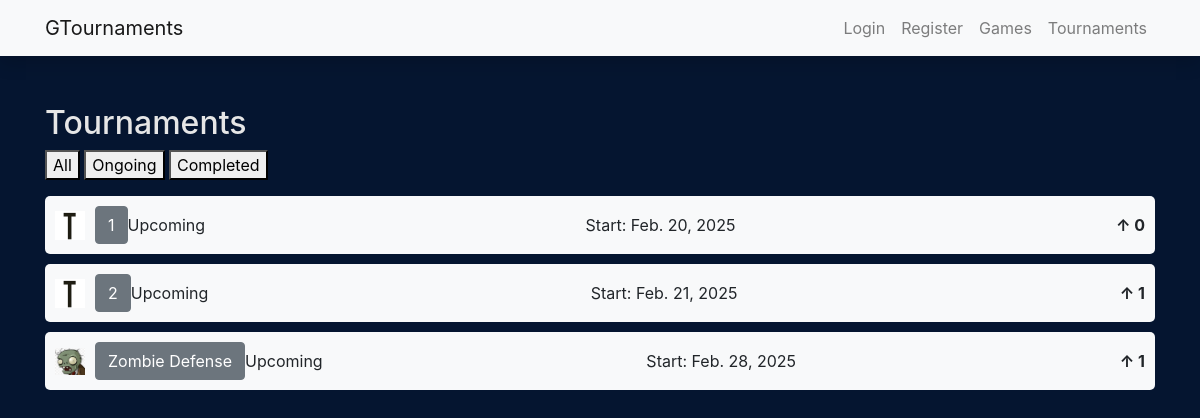
The app's page /tournaments/tournaments/upcomming/, older data.
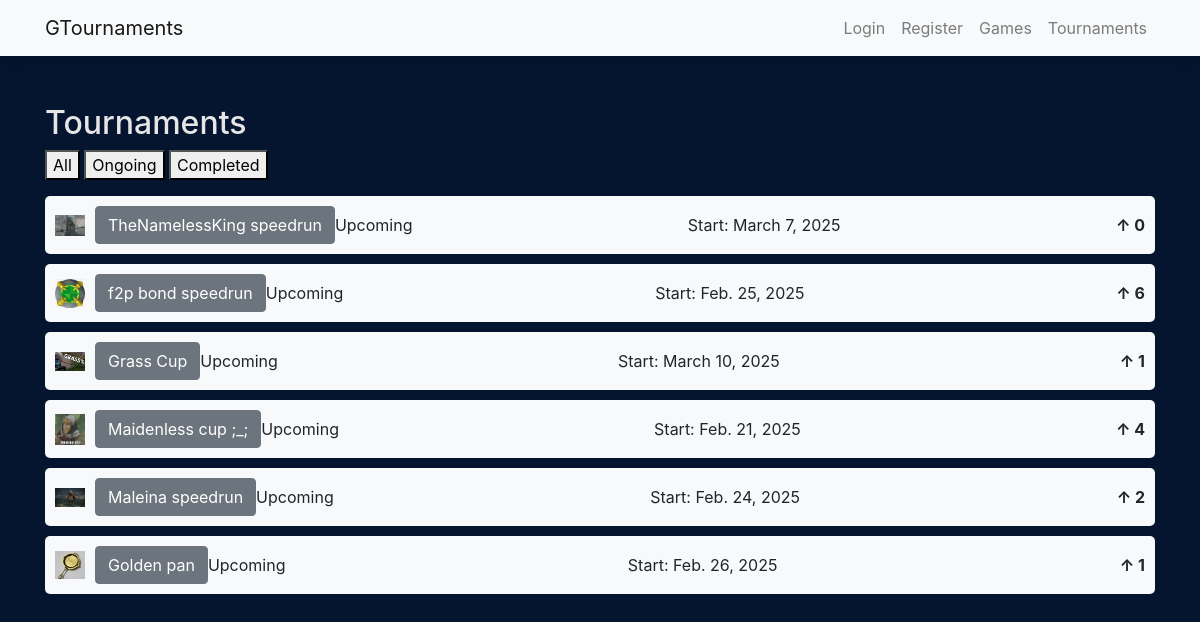
The same page, newer data.
### tournaments/models.py (models this page shows, shortened)
class Tournament(models.Model):
    name = models.CharField("name", max_length=100)
    game = models.ForeignKey(Game, on_delete=models.CASCADE)
    start_date = models.DateField()
    created_by = models.ForeignKey(User, on_delete=models.CASCADE)
    upvotes = models.ManyToManyField(User, related_name="tournament_upvotes", blank=True)
    logo = models.ImageField(upload_to='tournament_logos/', default="tournament.png")
    def total_upvotes(self):
        return self.upvotes.count()
    STATUS_CHOICES = [
        ('u', 'Upcoming'),
        ('o', 'Ongoing'),
        ('c', 'Completed'),
    ]
    status = models.CharField(max_length=1, choices=STATUS_CHOICES, default='u')
    end_date = models.DateField(null=True, blank=True)

### tournaments/views.py (the view)
# urls.py: path("tournaments/upcomming/", views.get_upcoming_tournaments, name="upcomming-tournaments"),
def get_upcoming_tournaments(request):
    tournaments = Tournament.objects.filter(status="u")
    return render(request, "upcomming_tournaments.html", {"tournaments": tournaments})

### tournaments/templates/upcomming_tournaments.html (shortened to what this page needs)
{% extends 'base.html' %}
{% block content %}
<h2>Tournaments</h2>
<p>
    <a href="{% url 'tournament-list' %}"><button>All</button></a>
    <a href="{% url 'ongoing-tournaments' %}"><button>Ongoing</button></a>
    <a href="{% url 'completed-tournaments' %}"><button>Completed</button></a>
</p>
{% for tournament in tournaments %}
        <div class="container" style="display: flex; justify-content: space-between; align-items: center; background-color: #f8f9fa; padding: 10px; border-radius: 5px; margin-bottom: 10px;">
            <div style="display: flex; align-items: center;">
                <img src="{{ tournament.logo.url }}" alt="Tournament Logo" style="max-width: 30px; margin-right: 10px;">
                <a href="{% url 'tournament-detail' tournament.id %}"><button type="button" class="btn btn-secondary">{{ tournament.name }}</button></a>
                {{ tournament.get_status_display }}
            </div>
            <div>
                Start: {{ tournament.start_date }}
            </div>
            <div style="font-weight: bold;">
                &#8593; {{ tournament.total_upvotes }}
            </div>
        </div>
{% endfor %}
{% endblock %}

Row changes from the older to the newer data that the page shows:
removed Tournament: logo (picture), name "1", status "Upcoming", start_date "Feb. 20, 2025", total_upvotes "0"
removed Tournament: logo (picture), name "2", status "Upcoming", start_date "Feb. 21, 2025", total_upvotes "1"
no longer on this page (row edited): Tournament: logo (picture), name "Zombie Defense", status "Upcoming", start_date "Feb. 28, 2025", total_upvotes "1"
added Tournament: logo (picture), name "TheNamelessKing speedrun", status "Upcoming", start_date "March 7, 2025", total_upvotes "0"
added Tournament: logo (picture), name "f2p bond speedrun", status "Upcoming", start_date "Feb. 25, 2025", total_upvotes "6"
added Tournament: logo (picture), name "Grass Cup", status "Upcoming", start_date "March 10, 2025", total_upvotes "1"
added Tournament: logo (picture), name "Maidenless cup ;_;", status "Upcoming", start_date "Feb. 21, 2025", total_upvotes "4"
added Tournament: logo (picture), name "Maleina speedrun", status "Upcoming", start_date "Feb. 24, 2025", total_upvotes "2"
added Tournament: logo (picture), name "Golden pan", status "Upcoming", start_date "Feb. 26, 2025", total_upvotes "1"
